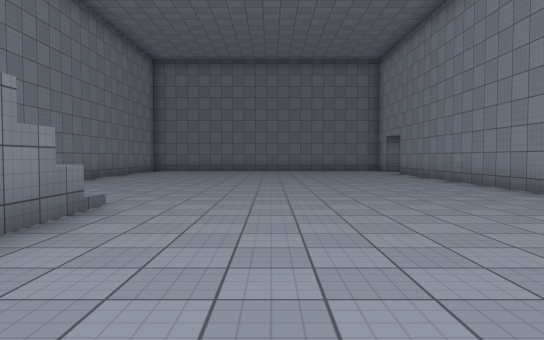
[1] (above)

13 first-person views from a walk through a scene from a Unity 3-D project. The camera is 1.3 m above the floor, tilts 2° down and sees 70° across. The floor is counted in squares, 2 m on a side. Each view is taken from the middle of a square. On the plan, view 1 faces up. The plan holds only what a view shows up to about 11 squares ahead; the rest is blank. The place goes on beyond the plan. The player character is not drawn. Door leaves are left out, so doorways stand open. Surface patterns are stand-ins for the level's own textures.

[2]
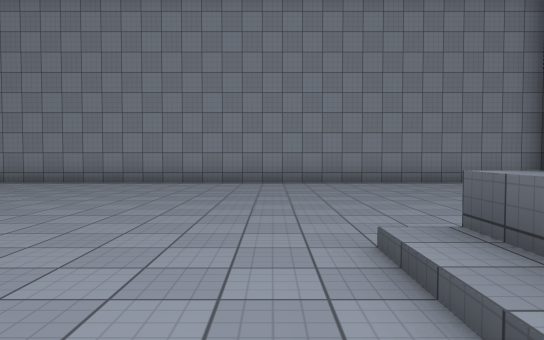

[3]
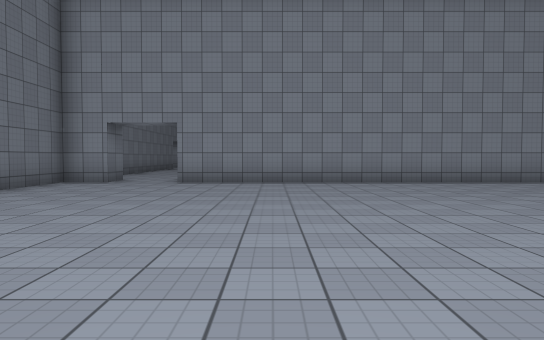

[4]
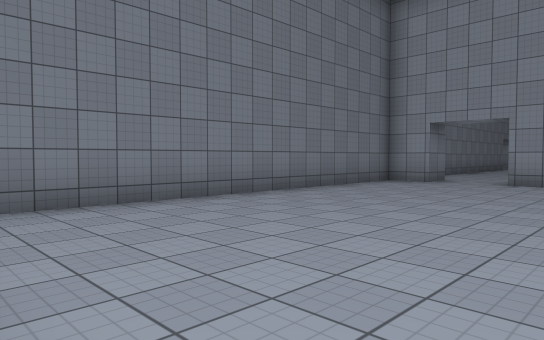

[5]
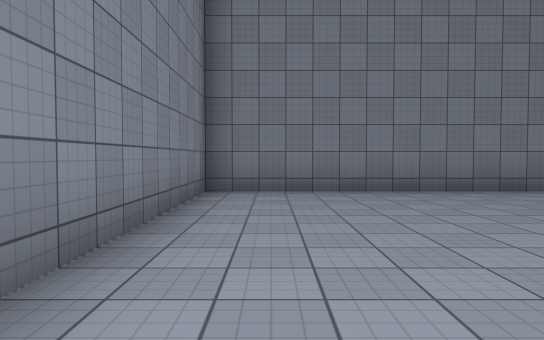

[6]
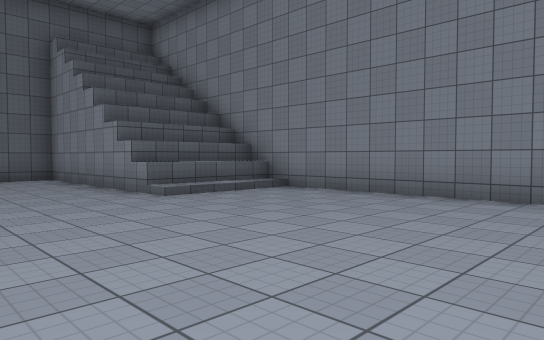

[7]
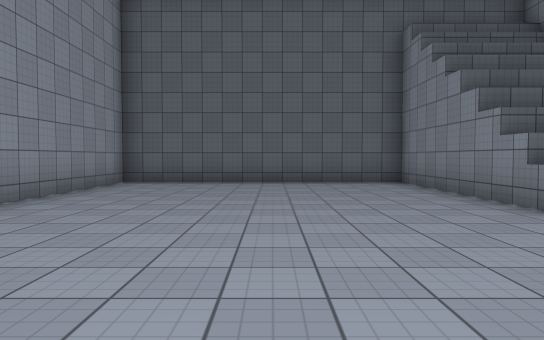

[8]
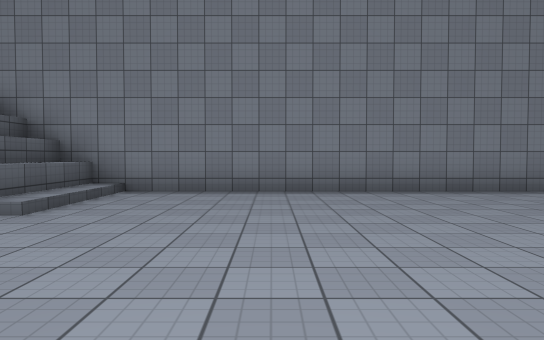

[9]
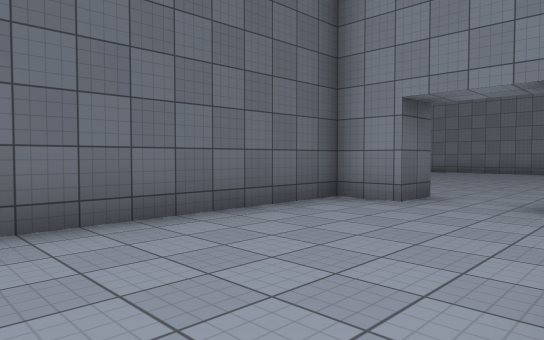

[10]
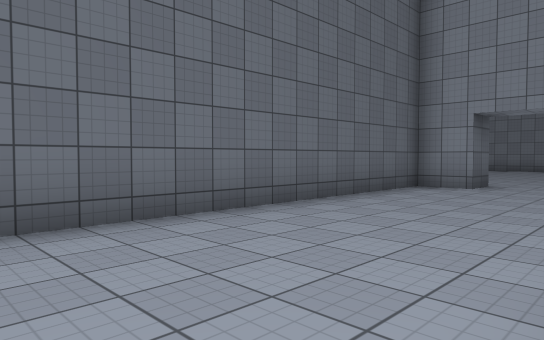

[11]
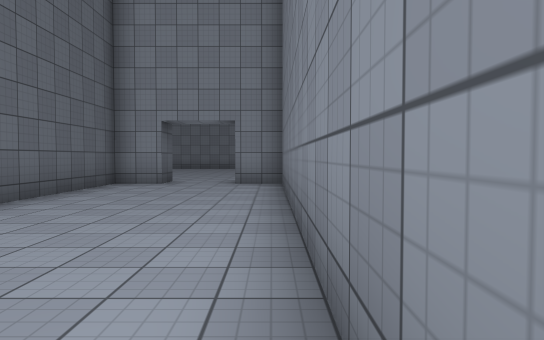

[12]
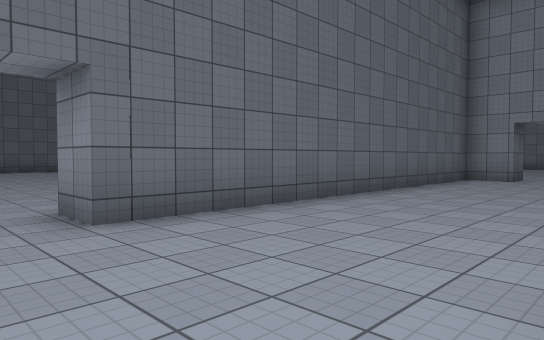

[13]
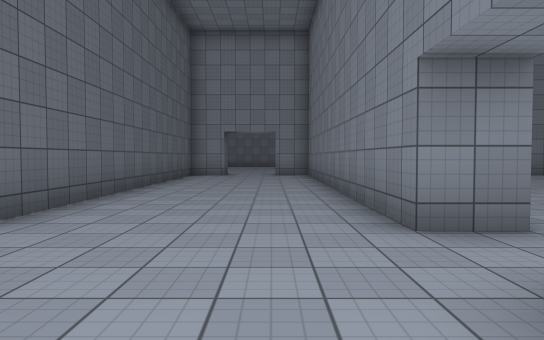

### Floor plan
Points are (right, up) in squares from view 1. A wall is a line through its corners. A room is listed if a view was taken in it or the views show most of it. See-through windows are left out.
Room 1 (views 1, 2, 3, 4, 5, 6, 7, 8)
walls: (-2.3, 4.8) (-2.3, -0.7) (4.8, -0.7) (4.8, 14.4); (-5.4, 4.1) (-2.2, 4.1); (4.8, 16.1) (4.8, 17.2) (-5.2, 17.2) (-5.2, 3.5) (-3.4, 3.5)
low walls: (-5.2, 4.6) (-4.5, 4.6)
ways out: open door at (5, 15.5) to room 2
Room 2 (views 9, 10, 11, 12, 13)
walls: (15.6, 18.4) (15.6, 17.2) (6.3, 17.2); (5.7, 17.4) (5.7, 16.1) (4.8, 16.1); (4.8, 14.4) (5.7, 14.4) (5.7, 13.3) (15.6, 13.3) (15.6, 12.2)
ways out: open door at (5, 15.5) to room 1; opening at (16.5, 13); opening at (16.5, 18)

Where each view was taken, in squares from view 1:
view 1: 0 up, 0 right, facing up
view 2: 6 up, 5 left, facing right
view 3: 12 up, 5 left, facing right
view 4: 12 up, 5 left, facing up-right
view 5: 10 up, 4 left, facing up
view 6: 11 up, 1 right, facing down-left
view 7: 9 up, 1 right, facing down
view 8: 8 up, 2 right, facing left
view 9: 17 up, 11 right, facing down-left
view 10: 17 up, 14 right, facing down-left
view 11: 17 up, 15 right, facing left
view 12: 17 up, 17 right, facing down-left
view 13: 16 up, 19 right, facing left
